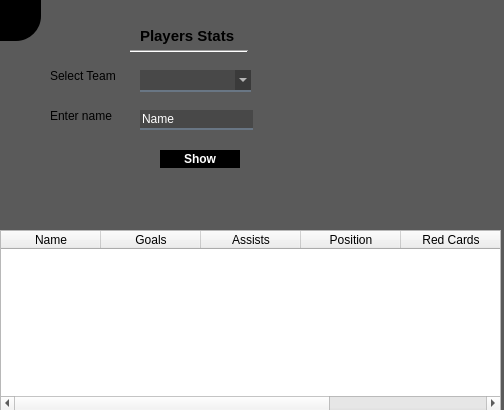
<?xml version="1.0" encoding="UTF-8"?>
<ui version="4.0">
 <class>Form</class>
 <widget class="QWidget" name="Form">
  <property name="geometry">
   <rect>
    <x>0</x>
    <y>0</y>
    <width>504</width>
    <height>410</height>
   </rect>
  </property>
  <property name="windowTitle">
   <string>Form</string>
  </property>
  <widget class="QLabel" name="label_5">
   <property name="geometry">
    <rect>
     <x>0</x>
     <y>0</y>
     <width>511</width>
     <height>411</height>
    </rect>
   </property>
   <property name="styleSheet">
    <string notr="true">background-color:rgb(90, 90, 90)</string>
   </property>
   <property name="text">
    <string/>
   </property>
  </widget>
  <widget class="QTableWidget" name="tableWidget">
   <property name="geometry">
    <rect>
     <x>0</x>
     <y>230</y>
     <width>501</width>
     <height>181</height>
    </rect>
   </property>
   <property name="styleSheet">
    <string notr="true"/>
   </property>
   <column>
    <property name="text">
     <string>Name</string>
    </property>
   </column>
   <column>
    <property name="text">
     <string>Goals</string>
    </property>
   </column>
   <column>
    <property name="text">
     <string>Assists</string>
    </property>
   </column>
   <column>
    <property name="text">
     <string>Position</string>
    </property>
   </column>
   <column>
    <property name="text">
     <string>Red Cards</string>
    </property>
   </column>
   <column>
    <property name="text">
     <string>MOTM</string>
    </property>
   </column>
  </widget>
  <widget class="QLabel" name="label">
   <property name="geometry">
    <rect>
     <x>50</x>
     <y>90</y>
     <width>101</width>
     <height>51</height>
    </rect>
   </property>
   <property name="text">
    <string>Enter name</string>
   </property>
  </widget>
  <widget class="QLineEdit" name="lineEdit">
   <property name="geometry">
    <rect>
     <x>140</x>
     <y>110</y>
     <width>113</width>
     <height>20</height>
    </rect>
   </property>
   <property name="styleSheet">
    <string notr="true">background-color:rgba(0,0,0,50);
border:none;
border-bottom:2px solid rgba(105,118,132,255);
color:white;</string>
   </property>
   <property name="text">
    <string>Name</string>
   </property>
  </widget>
  <widget class="QComboBox" name="comboBox">
   <property name="geometry">
    <rect>
     <x>140</x>
     <y>70</y>
     <width>111</width>
     <height>22</height>
    </rect>
   </property>
   <property name="styleSheet">
    <string notr="true">background-color:rgba(0,0,0,50);
border:none;
border-bottom:2px solid rgba(105,118,132,255);
color:white;</string>
   </property>
  </widget>
  <widget class="QLabel" name="label_2">
   <property name="geometry">
    <rect>
     <x>50</x>
     <y>50</y>
     <width>101</width>
     <height>51</height>
    </rect>
   </property>
   <property name="text">
    <string>Select Team</string>
   </property>
  </widget>
  <widget class="QLabel" name="label_3">
   <property name="geometry">
    <rect>
     <x>140</x>
     <y>10</y>
     <width>101</width>
     <height>51</height>
    </rect>
   </property>
   <property name="styleSheet">
    <string notr="true">font-size:15px;
font-weight:bold;</string>
   </property>
   <property name="text">
    <string>Players Stats</string>
   </property>
  </widget>
  <widget class="Line" name="line">
   <property name="geometry">
    <rect>
     <x>130</x>
     <y>50</y>
     <width>118</width>
     <height>3</height>
    </rect>
   </property>
   <property name="orientation">
    <enum>Qt::Horizontal</enum>
   </property>
  </widget>
  <widget class="QPushButton" name="pushButton_7">
   <property name="geometry">
    <rect>
     <x>0</x>
     <y>0</y>
     <width>41</width>
     <height>41</height>
    </rect>
   </property>
   <property name="mouseTracking">
    <bool>true</bool>
   </property>
   <property name="styleSheet">
    <string notr="true">
QPushButton {
background-color:rgba(0,0,0,500);
  color: #ffffff;
  border: 1px solid grayrgb(50, 50, 50);

  font-size: 12px;
  font-weight: bold;



  border-bottom-right-radius: 25px;
  transition: all 0.3s ease-in-out;
}

QPushButton:hover {
  background-color: #555555;
  box-shadow: 0 0 20px #ffffff;  /* increased shadow size */
  transform: scale(1.1);  /* increased hover effect */
}

</string>
   </property>
   <property name="text">
    <string/>
   </property>
   <property name="icon">
    <iconset>
     <normaloff>../images/back1.png</normaloff>../images/back1.png</iconset>
   </property>
   <property name="iconSize">
    <size>
     <width>20</width>
     <height>20</height>
    </size>
   </property>
  </widget>
  <widget class="QPushButton" name="pushButton">
   <property name="geometry">
    <rect>
     <x>160</x>
     <y>150</y>
     <width>80</width>
     <height>18</height>
    </rect>
   </property>
   <property name="styleSheet">
    <string notr="true">
QPushButton {
background-color:rgba(0,0,0,500);
  color: #ffffff;
  border: 1px solid grayrgb(50, 50, 50);

  font-size: 12px;
  font-weight: bold;



  border-bottom-right-radius: 25px;
  transition: all 0.3s ease-in-out;
}

QPushButton:hover {
  background-color: #555555;
  box-shadow: 0 0 20px #ffffff;  /* increased shadow size */
  transform: scale(1.1);  /* increased hover effect */
}

</string>
   </property>
   <property name="text">
    <string>Show</string>
   </property>
  </widget>
 </widget>
 <resources/>
 <connections/>
</ui>
